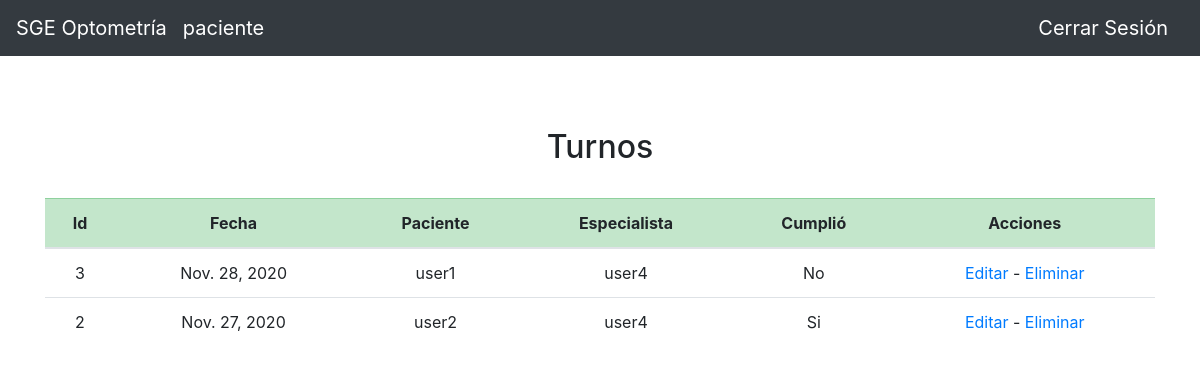
Before: /optometria/turno/ (signed in) with the older database file.
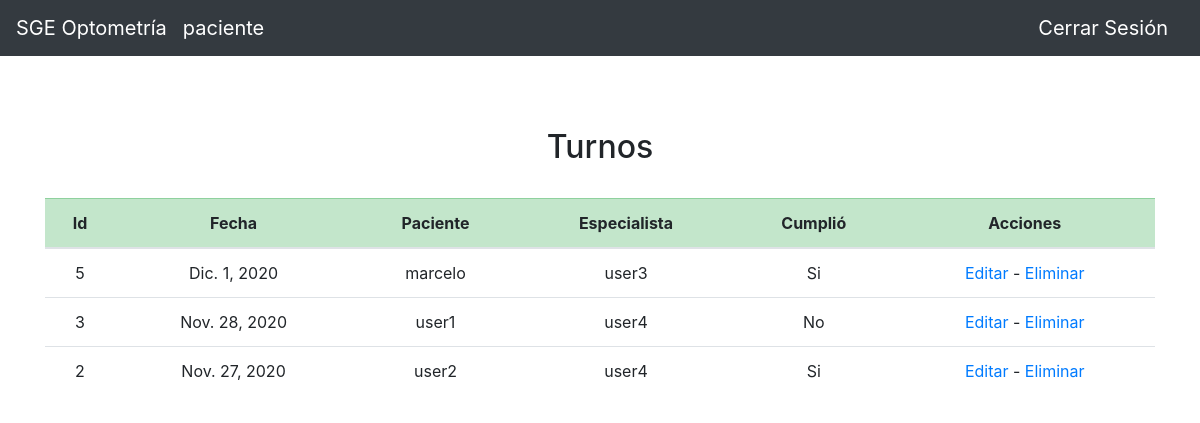
After: the same page with the newer database file.
### optometria/models.py (models this page shows)
class Turno(models.Model):
    fecha = models.DateField(auto_now=False, auto_now_add=False)
    paciente = models.ForeignKey(settings.AUTH_USER_MODEL, on_delete=models.CASCADE, related_name="turno_paciente")
    cumplio = models.BooleanField()
    medico = models.ForeignKey(settings.AUTH_USER_MODEL, on_delete=models.CASCADE, related_name='turno_medico')

### user/models.py (models this page shows)
class User(AbstractUser):
    roles = [
        ('secretario','Secretario'),
        ('medicos','Medico'),
        ('venta','Ventas'),
        ('taller','Taller'),
        ('gerencia','Gerente'),
        ('paciente','Paciente')]
    rol = models.CharField(max_length=16, choices=roles, default='paciente')

### optometria/views.py (the view)
# urls.py: path('turno/', views.ver_turnos, name='ver_turnos'),
def ver_turnos(request):
    if len(Turno.objects.all()) > 0:
        data = Turno.objects.all().order_by('-fecha')
    else:
        data = None
    return render(request, 'optometria/ver_turno.html',{
        'grupo': request.user.rol,
        'data': data,
        })

### optometria/templates/optometria/ver_turno.html (shortened to what this page needs)
{% extends "optometria/new_layout.html" %}
{% block body %}
<br>
{% if data %}
    <h2><center>Turnos</center></h2>
    <br>
    <div class="table-responsive">
        <table class="table table-hover">
            <thead>
                <tr class="table-success">
                    <th scope="col"><center>Id</center></th>
                    <th scope="col"><center>Fecha</center></th>
                    <th scope="col"><center>Paciente</center></th>
                    <th scope="col"><center>Especialista</center></th>
                    <th scope="col"><center>Cumplió</center></th>
                    <th scope="col"><center>Acciones</center></th>
                </tr>
            </thead>
            <tbody>
            {% for turno in data %}
                <tr>
                    <td><center>{{turno.id}}</center></td>
                    <td><center>{{turno.fecha}}</center></td>
                    <td><center>{{turno.paciente}}</center></td>
                    <td><center>{{turno.medico}}</center></td>
                    {% if turno.cumplio %}
                        <td><center>Si</center></td>
                    {% else %}
                        <td><center>No</center></td>
                    {% endif %}
                    <td><center>
                    <a href="{% url 'optometria:editar_turno' turno.id%}">Editar</a>
                    <a> - </a>
                    <a href="{% url 'optometria:eliminar_turno' turno.id%}">Eliminar</a>
                    </center></td>
                    </tr>
            {% endfor %}
            </tbody>
        </table>
    </div>
{% else %}
    <h2><center>No hay Turnos</center></h2>
    <br>
{% endif %}
{% endblock %}

Changed rows visible on the page:
added Turno: id "5", fecha "Dic. 1, 2020", paciente "marcelo", medico "user3", cumplio "Si"
